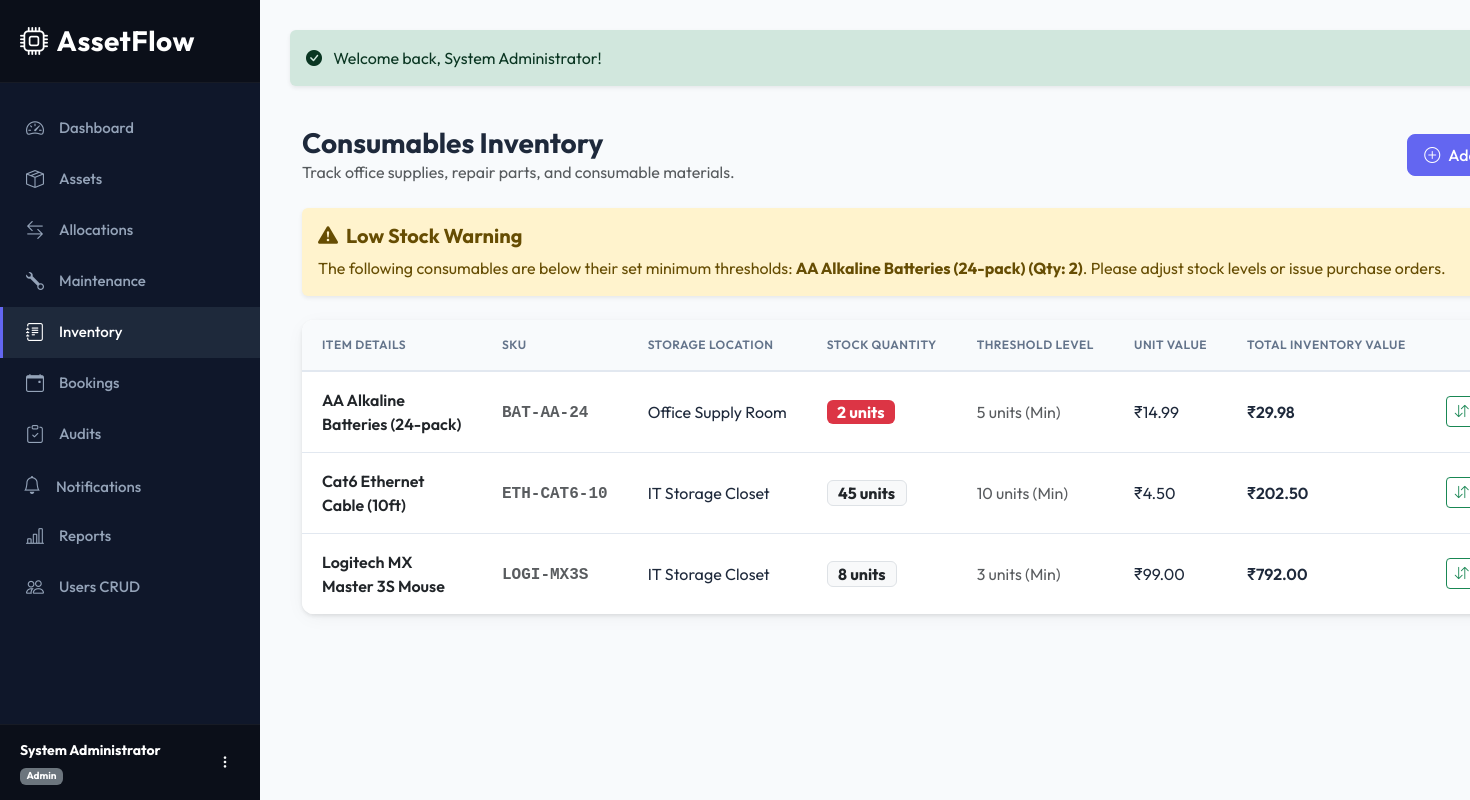
Page /inventory (signed in) on the committed database.
### tables this page shows
CREATE TABLE `inventory` (
  `id` INT AUTO_INCREMENT PRIMARY KEY,
  `name` VARCHAR(150) NOT NULL,
  `sku` VARCHAR(100) NOT NULL UNIQUE,
  `quantity` INT NOT NULL DEFAULT 0,
  `min_threshold` INT NOT NULL DEFAULT 5,
  `unit_price` DECIMAL(12,2) NOT NULL DEFAULT 0.00,
  `location` VARCHAR(150) NOT NULL,
  `created_at` TIMESTAMP DEFAULT CURRENT_TIMESTAMP,
  `updated_at` TIMESTAMP DEFAULT CURRENT_TIMESTAMP ON UPDATE CURRENT_TIMESTAMP
);

### app/core/Controller.php (called while the page is built, shortened)
<?php
abstract class Controller {
    protected function view($view, $data = []) {
        View::render($view, $data);
    }
}

### app/controllers/InventoryController.php (called while the page is built, shortened)
<?php
class InventoryController extends Controller {
    private $invModel;
    public function __construct() {
        $this->invModel = new Inventory();
    }
    public function index() {
        $items = $this->invModel->getAll();
        $this->view('inventory/index', [
            'title' => 'Consumables Inventory',
            'items' => $items
        ]);
    }
}

### public/index.php (called while the page is built, shortened)
<?php
require_once __DIR__ . '/../config/database.php';
require_once __DIR__ . '/../config/session.php';
require_once __DIR__ . '/../config/autoload.php';
if (file_exists(__DIR__ . '/../vendor/autoload.php')) {
    require_once __DIR__ . '/../vendor/autoload.php';
}
$router = new Router();
$router->add('auth/login',           'AuthController@login');
$router->add('auth/register',        'AuthController@register');
$router->add('auth/logout',          'AuthController@logout');
$router->add('auth/forgot-password', 'AuthController@forgotPassword');
$router->add('auth/reset-password',  'AuthController@resetPassword');
$router->add('dashboard',            'DashboardController@index');
$router->add('assets',               'AssetController@index');
$router->add('assets/create',        'AssetController@create');
$router->add('assets/edit',          'AssetController@edit');
$router->add('assets/view',          'AssetController@show');
$router->add('assets/delete',        'AssetController@delete');
$router->add('allocations',          'AllocationController@index');
$router->add('allocations/create',   'AllocationController@create');
$router->add('allocations/return',   'AllocationController@return');
$router->add('maintenance',          'MaintenanceController@index');
$router->add('maintenance/create',   'MaintenanceController@create');
$router->add('maintenance/edit',     'MaintenanceController@edit');
$router->add('inventory',            'InventoryController@index');
$router->add('inventory/create',     'InventoryController@create');
$router->add('inventory/edit',       'InventoryController@edit');
$router->add('reports',              'ReportController@index');
$router->add('reports/valuation',    'ReportController@valuation');
$router->add('reports/maintenance',  'ReportController@maintenance');
$router->add('reports/utilization',  'ReportController@utilization');
$router->add('reports/department',   'ReportController@department');
$router->add('reports/booking',      'ReportController@booking');
$router->add('reports/audit',        'ReportController@audit');
$router->add('reports/export',       'ReportController@export');
$router->add('users',                'UserController@index');
$router->add('users/create',         'UserController@create');
$router->add('users/edit',           'UserController@edit');
$router->add('profile',              'UserController@profile');
$router->add('departments',          'DepartmentController@index');
$router->add('departments/create',   'DepartmentController@create');
$router->add('departments/edit',     'DepartmentController@edit');
$router->add('departments/delete',   'DepartmentController@delete');
$router->add('categories',           'CategoryController@index');
$router->add('categories/create',    'CategoryController@create');
$router->add('categories/edit',      'CategoryController@edit');
$router->add('categories/delete',    'CategoryController@delete');
$router->add('bookings',             'BookingController@index');
$router->add('bookings/create',      'BookingController@create');
$router->add('bookings/cancel',      'BookingController@cancel');
$router->add('audits',               'AuditController@index');
$router->add('audits/create',        'AuditController@create');
$router->add('audits/view',          'AuditController@details');
$router->add('audits/verify',        'AuditController@verify');
$router->add('audits/close',         'AuditController@close');
$router->add('audits/report',        'AuditController@report');
$router->add('notifications',         'NotificationController@index');
$router->add('notifications/read',    'NotificationController@read');
$router->add('notifications/readAll', 'NotificationController@readAll');
$router->dispatch($_SERVER['REQUEST_URI']);

### app/core/Session.php (called while the page is built, shortened)
<?php
class Session {
    public static function get($key, $default = null) {
        return $_SESSION[$key] ?? $default;
    }
    public static function getRole() {
        return self::get('role');
    }
}

### config/autoload.php (called while the page is built, shortened)
<?php
spl_autoload_register(function ($class) {
    $prefix = 'App\\';
    $baseDir = dirname(__DIR__) . '/app/';
    $len = strlen($prefix);
    $relativeClass = substr($class, $len);
    $file = $baseDir . str_replace('\\', '/', $relativeClass) . '.php';
});

### app/core/Database.php (called while the page is built, shortened)
<?php
class Database {
    private static $instance = null;
    public static function getConnection() {
        if (self::$instance === null) {
            try {
                $dsn = "mysql:host=" . DB_HOST . ";port=" . DB_PORT . ";dbname=" . DB_NAME . ";charset=utf8mb4";
                self::$instance = new PDO($dsn, DB_USER, DB_PASS, [
                    PDO::ATTR_ERRMODE => PDO::ERRMODE_EXCEPTION,
                    PDO::ATTR_DEFAULT_FETCH_MODE => PDO::FETCH_ASSOC,
                    PDO::ATTR_EMULATE_PREPARES => false,
                ]);
            } catch (PDOException $e) {
                die("Critical System Error: Unable to establish database connection. Details: " . $e->getMessage());
            }
        }
        return self::$instance;
    }
}

### app/core/Model.php (called while the page is built, shortened)
<?php
abstract class Model {
    public function __construct() {
        $this->db = Database::getConnection();
    }
}

### app/models/Inventory.php (called while the page is built, shortened)
<?php
class Inventory extends Model {
    public function getAll() {
        $stmt = $this->db->prepare("SELECT * FROM inventory ORDER BY name ASC");
        $stmt->execute();
        return $stmt->fetchAll();
    }
}

### app/views/inventory/index.php (the view, shortened to what this page needs)
<?php
$role = Session::getRole();
?>
<div class="container-fluid py-4">
    <div class="d-flex justify-content-between align-items-center mb-4">
        <div>
            <h1 class="h3 mb-0 fw-bold">Consumables Inventory</h1>
            <p class="text-muted mb-0">Track office supplies, repair parts, and consumable materials.</p>
        </div>
        <?php if ($role === 'Admin' || $role === 'Manager'): ?>
            <a href="<?php echo BASE_URL; ?>/inventory/create" class="btn btn-primary">
                <i class="bi bi-plus-circle me-2"></i>Add Stock Item
            </a>
        <?php endif; ?>
    </div>
    <?php
    $lowStockItems = [];
    foreach ($items as $item) {
        if ($item['quantity'] < $item['min_threshold']) {
            $lowStockItems[] = $item;
        }
    }
    ?>
    <?php if (!empty($lowStockItems)): ?>
        <div class="alert alert-warning border-0 shadow-sm mb-4">
            <h5 class="alert-heading fw-bold"><i class="bi bi-exclamation-triangle-fill me-2"></i>Low Stock Warning</h5>
            <p class="mb-0">The following consumables are below their set minimum thresholds:
                <strong><?php
                    $names = array_map(function($i) { return htmlspecialchars($i['name']) . ' (Qty: ' . $i['quantity'] . ')'; }, $lowStockItems);
                    echo implode(', ', $names);
                ?></strong>. Please adjust stock levels or issue purchase orders.
            </p>
        </div>
    <?php endif; ?>
    <div class="card shadow-sm border-0">
        <div class="card-body p-0">
            <div class="table-responsive">
                <table class="table align-middle mb-0">
                    <thead>
                        <tr>
                            <th>Item Details</th>
                            <th>SKU</th>
                            <th>Storage Location</th>
                            <th>Stock Quantity</th>
                            <th>Threshold Level</th>
                            <th>Unit Value</th>
                            <th>Total Inventory Value</th>
                            <?php if ($role === 'Admin' || $role === 'Manager'): ?>
                                <th class="text-end">Actions</th>
                            <?php endif; ?>
                        </tr>
                    </thead>
                    <tbody>
                        <?php if (empty($items)): ?>
                            <tr>
                                <td colspan="8" class="text-center py-4 text-muted">No inventory items found.</td>
                            </tr>
                        <?php else: ?>
                            <?php foreach ($items as $item): ?>
                                <tr class="<?php echo ($item['quantity'] < $item['min_threshold']) ? 'table-danger-subtle' : ''; ?>">
                                    <td class="text-wrap">
                                        <span class="fw-semibold text-dark d-block"><?php echo htmlspecialchars($item['name']); ?></span>
                                    </td>
                                    <td><strong class="font-monospace text-muted"><?php echo htmlspecialchars($item['sku']); ?></strong></td>
                                    <td><?php echo htmlspecialchars($item['location']); ?></td>
                                    <td>
                                        <span class="badge <?php echo ($item['quantity'] < $item['min_threshold']) ? 'bg-danger text-white' : 'bg-light text-dark border'; ?> fs-6 px-2.5 py-1">
                                            <?php echo htmlspecialchars($item['quantity']); ?> units
                                        </span>
                                    </td>
                                    <td><span class="text-muted"><?php echo htmlspecialchars($item['min_threshold']); ?> units (Min)</span></td>
                                    <td>₹<?php echo htmlspecialchars(number_format($item['unit_price'], 2)); ?></td>
                                    <td class="fw-semibold">₹<?php echo htmlspecialchars(number_format($item['unit_price'] * $item['quantity'], 2)); ?></td>
                                    <?php if ($role === 'Admin' || $role === 'Manager'): ?>
                                        <td class="text-end">
                                            <div class="d-inline-flex align-items-center">
                                                <details class="css-dropdown me-1 d-none d-md-inline-block">
                                                    <summary class="btn btn-sm btn-outline-success py-1 px-2.5">
                                                        <i class="bi bi-arrow-down-up"></i> Adjust
                                                    </summary>
                                                </details>
                                            </div>
                                        </td>
                                    <?php endif; ?>
                                </tr>
                            <?php endforeach; ?>
                        <?php endif; ?>
                    </tbody>
                </table>
            </div>
        </div>
    </div>
</div>

### public/css/style.css (style rules this page uses)
:root { --primary-bg: #f8fafc; --sidebar-bg: #0f172a; --sidebar-hover: #1e293b; --accent-color: #6366f1; --accent-hover: #4f46e5; --card-shadow: 0 4px 20px -2px rgba(0, 0, 0, 0.05), 0 2px 5px -1px rgba(0, 0, 0, 0.03); --hover-transition: all 0.25s cubic-bezier(0.4, 0, 0.2, 1); --text-main: #1e293b; --text-muted: #64748b; --border-color: #e2e8f0; }
body { font-family: 'Outfit', -apple-system, BlinkMacSystemFont, "Segoe UI", Roboto, sans-serif; background-color: var(--primary-bg); color: var(--text-main); overflow-x: hidden; }
.card { border: none; border-radius: 12px; box-shadow: var(--card-shadow); transition: var(--hover-transition); background: #fff; }
.table-responsive { border-radius: 12px; overflow: hidden; box-shadow: var(--card-shadow); background: #fff; }
.table { margin-bottom: 0; }
.table th { background-color: #f8fafc; color: var(--text-muted); font-weight: 600; text-transform: uppercase; font-size: 12px; letter-spacing: 0.5px; padding: 16px 20px; border-bottom: 2px solid var(--border-color); }
.table td { padding: 16px 20px; vertical-align: middle; color: var(--text-main); border-bottom: 1px solid var(--border-color); }
.table tr:last-child td { border-bottom: none; }
.btn-primary { background-color: var(--accent-color); border-color: var(--accent-color); font-weight: 500; padding: 8px 16px; border-radius: 8px; transition: var(--hover-transition); }
details.css-dropdown { position: relative; display: inline-block; }
details.css-dropdown summary { list-style: none; cursor: pointer; outline: none; }
.table th, .table td { white-space: nowrap; }
.table td.text-wrap, .table td.text-normal, .table td.wrap-column, .table .text-wrap { white-space: normal !important; min-width: 180px; max-width: 320px; }

### rows in the picture
inventory: implode(', ', $names) "AA Alkaline Batteries (24-pack) (Qty: 2)", name "AA Alkaline Batteries (24-pack)", sku "BAT-AA-24", location "Office Supply Room", quantity "2", min_threshold "5", unit_price "14.99", $item['unit_price'] * $item['quantity'] "29.98"
inventory: name "Cat6 Ethernet Cable (10ft)", sku "ETH-CAT6-10", location "IT Storage Closet", quantity "45", min_threshold "10", unit_price "4.50", $item['unit_price'] * $item['quantity'] "202.50"
inventory: name "Logitech MX Master 3S Mouse", sku "LOGI-MX3S", location "IT Storage Closet", quantity "8", min_threshold "3", unit_price "99.00", $item['unit_price'] * $item['quantity'] "792.00"

### other values in the picture
$userName "System Administrator"
$role "Admin"
Session::getFlash('success') "Welcome back, System Administrator!"
